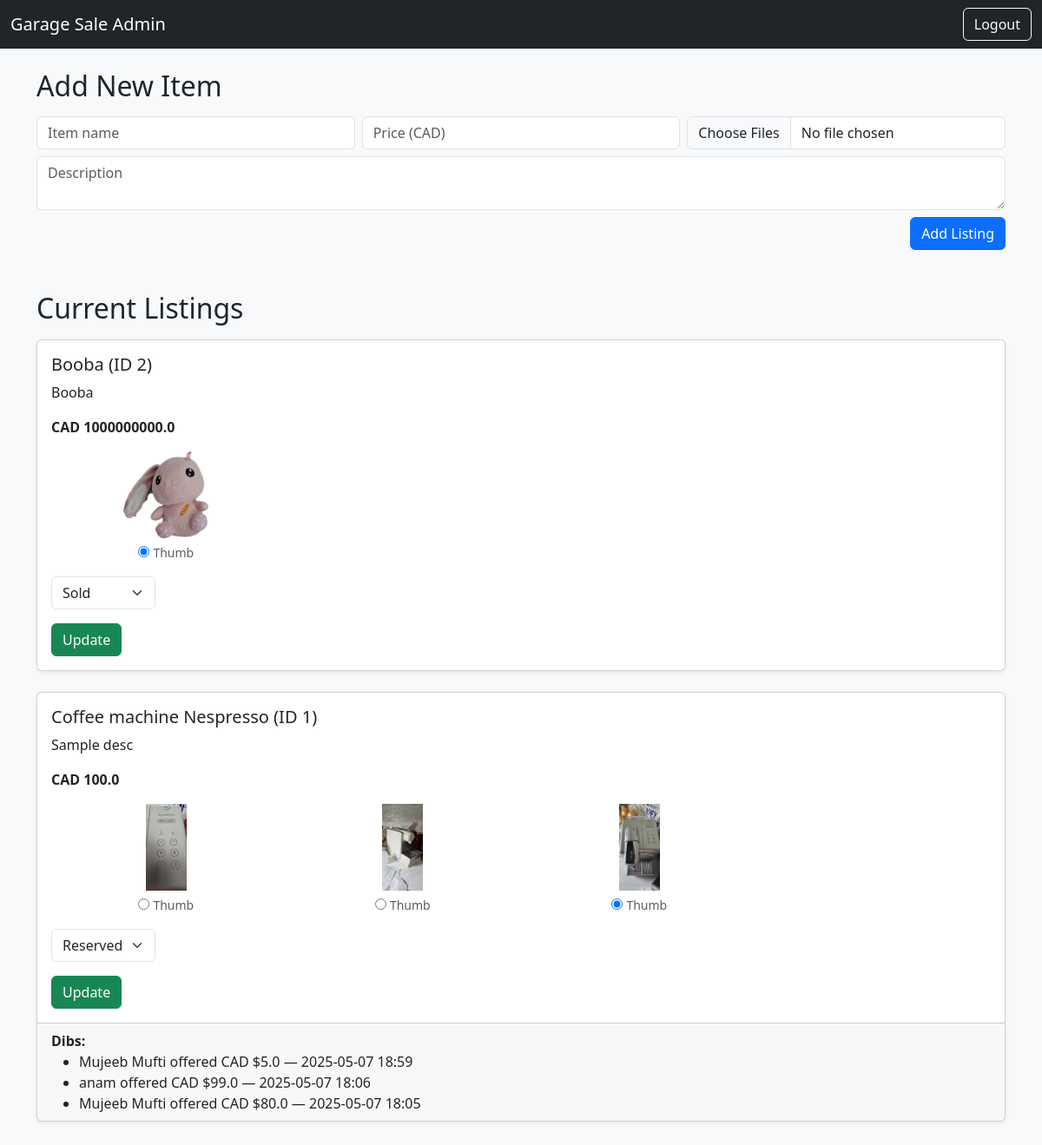
The page /admin (signed in) on the database its author committed.
### main.py (models this page shows)
class Item(db.Model):
    id = db.Column(db.Integer, primary_key=True)
    name = db.Column(db.String(100))
    description = db.Column(db.Text)
    price = db.Column(db.Float)
    status = db.Column(db.String(20), default='available')
    image_filenames = db.Column(db.Text)
    thumbnail_index = db.Column(db.Integer, default=0)

class Dibs(db.Model):
    id = db.Column(db.Integer, primary_key=True)
    item_id = db.Column(db.Integer, db.ForeignKey('item.id'))
    name = db.Column(db.String(100))
    email = db.Column(db.String(100))
    price = db.Column(db.Float)
    timestamp = db.Column(db.DateTime, default=datetime.utcnow)

### main.py (the view, shortened to what this page needs)
@app.route('/admin', methods=['GET', 'POST'])
@login_required
def admin():
    items = Item.query.order_by(Item.id.desc()).all()
    dibs_list = Dibs.query.order_by(Dibs.timestamp.desc()).all()
    dibs_by_item = {}
    for dib in dibs_list:
        dibs_by_item.setdefault(dib.item_id, []).append(dib)
    return render_template('admin.html', items=items, dibs_list=dibs_list, dibs_by_item=dibs_by_item)

### main.py (called while the page is built)
@login_manager.user_loader
def load_user(user_id):
    return User.query.get(int(user_id))

### templates/admin.html (shortened to what this page needs)
<!DOCTYPE html>
<html lang="en">
<head>
    <link href="https://cdn.jsdelivr.net/npm/bootstrap@5.3.0/dist/css/bootstrap.min.css" rel="stylesheet">
</head>
<body class="bg-light">
<nav class="navbar navbar-expand-lg navbar-dark bg-dark">
    <div class="container-fluid">
        <a class="navbar-brand" href="/">Garage Sale Admin</a>
        <a class="btn btn-outline-light ms-auto" href="/logout">Logout</a>
    </div>
</nav>
<div class="container py-4">
    <h2 class="mb-3">Add New Item</h2>
    <form class="row g-2 mb-5" method="POST" action="{{ url_for('add_item') }}" enctype="multipart/form-data">
        <div class="col-md-4"><input class="form-control" name="name" placeholder="Item name" required></div>
        <div class="col-md-4"><input type="number" class="form-control" name="price" placeholder="Price (CAD)" step="0.01" required></div>
        <div class="col-md-4"><input type="file" class="form-control" name="images" multiple required></div>
        <div class="col-12"><textarea class="form-control" name="description" rows="2" placeholder="Description" required></textarea></div>
        <div class="col-12 text-end"><button class="btn btn-primary">Add Listing</button></div>
    </form>
    <h2 class="mb-3">Current Listings</h2>
    {% for item in items %}
    <form class="card mb-4 shadow-sm" method="POST" action="{{ url_for('admin') }}">
        <div class="card-body">
            <h5 class="card-title">{{ item.name }} (ID {{ item.id }})</h5>
            <p>{{ item.description }}</p>
            <p><strong>CAD {{ item.price }}</strong></p>
            {% set imgs = item.image_filenames.split(',') if item.image_filenames else [] %}
            {% if imgs %}
            <div class="row g-2 mb-3">
              {% for im in imgs %}
              <div class="col-3 text-center">
                  <img src="{{ url_for('static', filename='images/' + im) }}" class="img-fluid thumb mb-1">
                  <div>
                     <input type="radio" name="thumbnail_index" value="{{ loop.index0 }}" {% if loop.index0==item.thumbnail_index %}checked{% endif %}>
                     <small class="text-muted">Thumb</small>
                  </div>
              </div>
              {% endfor %}
            </div>
            {% endif %}
            <select name="status" class="form-select w-auto mb-3">
                <option value="reserved"  {% if item.status=='reserved'  %}selected{% endif %}>Reserved</option>
                <option value="sold"      {% if item.status=='sold'      %}selected{% endif %}>Sold</option>
            </select>
            <button class="btn btn-success">Update</button>
        </div>
        {% if dibs_by_item[item.id] %}
        <div class="card-footer">
            <strong>Dibs:</strong>
            <ul class="mb-0">
              {% for dib in dibs_by_item[item.id] %}
              <li>{{ dib.name }} offered CAD ${{ dib.price }} — {{ dib.timestamp.strftime('%Y-%m-%d %H:%M') }}</li>
              {% endfor %}
            </ul>
        </div>
        {% endif %}
    </form>
    {% endfor %}
</div>
</body>
</html>

### templates/admin.html (style rules this page uses)
.thumb { max-height:100px; object-fit:cover; }

### rows shown on the page
Item: name "Booba", id "2", description "Booba", price "1000000000.0", image_filenames (picture), thumbnail_index "☑", status "Sold"
Item: name "Coffee machine Nespresso", id "1", description "Sample desc", price "100.0", thumbnail_index "☑", status "Reserved"
Dibs: name "Mujeeb Mufti", price "5.0", timestamp "2025-05-07 18:59"
Dibs: name "anam", price "99.0", timestamp "2025-05-07 18:06"
Dibs: name "Mujeeb Mufti", price "80.0", timestamp "2025-05-07 18:05"
